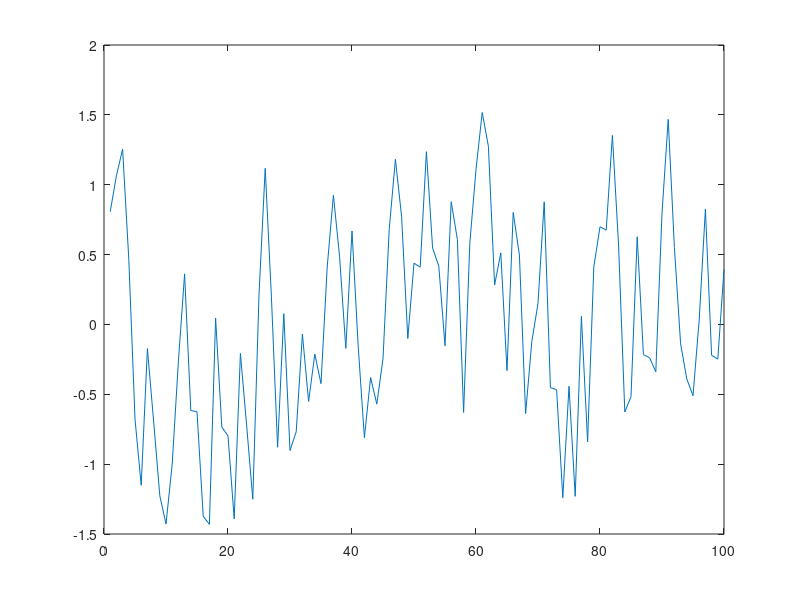

Reproduce this figure in MATLAB.
% generate a hammerstein time series
n = 100; % number of sequences
u = zeros(1,n);
x = zeros(1,n);
y = zeros(1,n);
% fill it up
u(1)=randn; %random number drawn from a standard gaussian distribution
x(1)=rand+sin(u(1));
y(1)=0.6*x(1);
for i=2:n
    u(i)=randn;
    x(i)=0.6*x(i-1)+sin(u(i));
    y(i)=x(i);
end
plot(1:n,y)